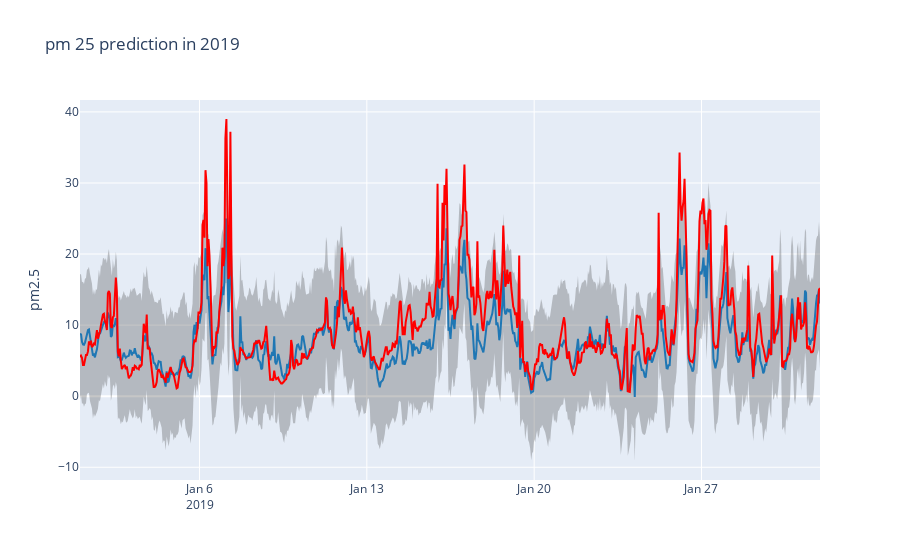

Source (notebook cell):
### Code cell
def show_forecast(cmp_df, num_predictions, num_values, title):
    """Visualize the forecast."""
    
    def create_go(name, column, num, **kwargs):
        points = cmp_df.tail(num)
        args = dict(name=name, x=points.index, y=points[column], mode='lines')
        args.update(kwargs)
        return go.Scatter(**args)
    
    lower_bound = create_go('Lower Bound', 'yhat_lower', num_predictions,
                            line=dict(width=0),
                            marker=dict(color="gray"))
    upper_bound = create_go('Upper Bound', 'yhat_upper', num_predictions,
                            line=dict(width=0),
                            marker=dict(color="gray"),
                            fillcolor='rgba(68, 68, 68, 0.3)', 
                            fill='tonexty')
    forecast = create_go('Forecast', 'yhat', num_predictions,
                         line=dict(color='rgb(31, 119, 180)'))
    actual = create_go('Actual', 'y', num_values,
                       marker=dict(color="red"))
    
    # In this case the order of the series is important because of the filling
    data = [lower_bound, upper_bound, forecast, actual]

    layout = go.Layout(yaxis=dict(title='pm2.5'), title=title, showlegend = False)
    fig = go.Figure(data=data, layout=layout)
    iplot(fig, show_link=False)

show_forecast(cmp_df, len(test_df), len(test_df), 'pm 25 prediction in 2019')

### Figure 1 — Plotly figure (JSON) as saved in the notebook; plotly's stock layout.template omitted (floating-point values rounded to 4 significant figures; data arrays with more than 128 entries replaced by an {"elided": "..."} marker saying what was removed)
{"data": [{"line": {"width": 0}, "marker": {"color": "gray"}, "mode": "lines", "name": "Lower Bound", "type": "scatter", "x": {"elided": "744 str values"}, "y": {"elided": "744 float values"}}, {"fill": "tonexty", "fillcolor": "rgba(68, 68, 68, 0.3)", "line": {"width": 0}, "marker": {"color": "gray"}, "mode": "lines", "name": "Upper Bound", "type": "scatter", "x": {"elided": "744 str values"}, "y": {"elided": "744 float values"}}, {"line": {"color": "rgb(31, 119, 180)"}, "mode": "lines", "name": "Forecast", "type": "scatter", "x": {"elided": "744 str values"}, "y": {"elided": "744 float values"}}, {"marker": {"color": "red"}, "mode": "lines", "name": "Actual", "type": "scatter", "x": {"elided": "744 str values"}, "y": {"elided": "744 float values"}}], "layout": {"showlegend": false, "title": {"text": "pm 25 prediction in 2019"}, "yaxis": {"title": {"text": "pm2.5"}}}}
